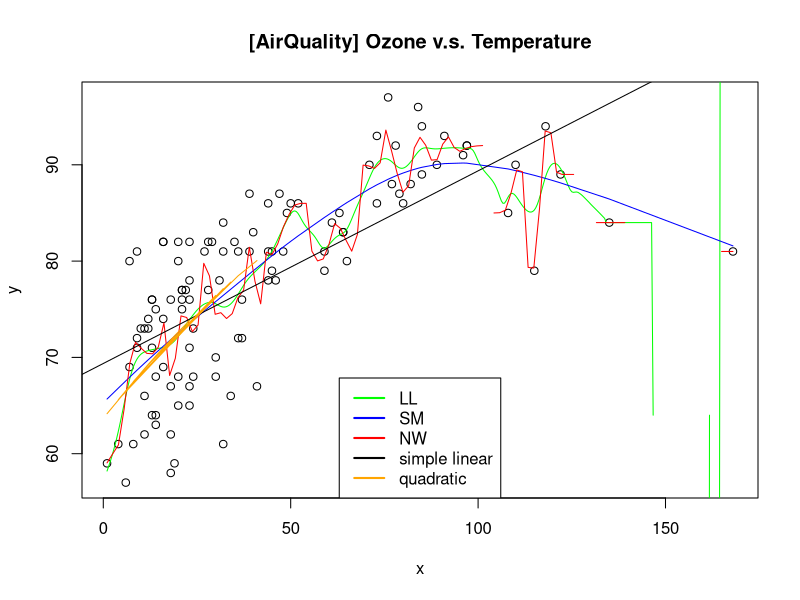

The R script that drew this image:
install.packages("sm")
library(sm)
library(KernSmooth)
library(splines)
data(airquality)
head(airquality, 6)
data <- na.omit(airquality)

x <- data$Ozone
y <- data$Temp

plot(x, y)      
title(main = "[AirQuality] Ozone v.s. Temperature" )

#local linear regression
lines(locpoly(x, y, bandwidth=3, degree=1), col="green")

#smoothing splines
sspline <- smooth.spline(x, y, cv=TRUE)
lines(sspline, col="blue")

#NW estimator
lines(ksmooth(x, y, "normal", bandwidth = 3), col = "red")

#simple linear regression
abline(lm(y~x))

#quadratic regression
fit <-lm(y~poly(x,2, raw = T))
summary(fit)
quadratic = fit$coefficient[3]*x^2 + fit$coefficient[2]*x + fit$coefficient[1]
quadratic
par(new = TRUE)
lines(x[1:20],quadratic[1:20], col="orange")

legend("bottom", legend = c("LL", "SM", "NW", "simple linear", "quadratic"), lwd = 2, col = c("green", "blue", "red", "black", "orange"))
